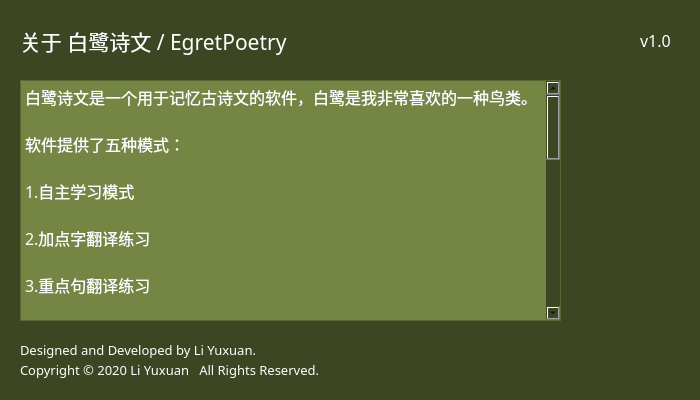
<?xml version="1.0" encoding="UTF-8"?>
<ui version="4.0">
 <class>About</class>
 <widget class="QDialog" name="About">
  <property name="geometry">
   <rect>
    <x>0</x>
    <y>0</y>
    <width>700</width>
    <height>400</height>
   </rect>
  </property>
  <property name="minimumSize">
   <size>
    <width>700</width>
    <height>400</height>
   </size>
  </property>
  <property name="maximumSize">
   <size>
    <width>700</width>
    <height>400</height>
   </size>
  </property>
  <property name="windowTitle">
   <string>关于</string>
  </property>
  <property name="styleSheet">
   <string notr="true">background-color: rgb(60, 70, 35);</string>
  </property>
  <widget class="QLabel" name="labelVersion">
   <property name="geometry">
    <rect>
     <x>640</x>
     <y>25</y>
     <width>41</width>
     <height>31</height>
    </rect>
   </property>
   <property name="font">
    <font>
     <family>等线</family>
     <pointsize>12</pointsize>
    </font>
   </property>
   <property name="styleSheet">
    <string notr="true">color: rgb(255, 255, 255);</string>
   </property>
   <property name="text">
    <string>v1.0</string>
   </property>
  </widget>
  <widget class="QPlainTextEdit" name="plainTextEdit">
   <property name="geometry">
    <rect>
     <x>20</x>
     <y>80</y>
     <width>541</width>
     <height>241</height>
    </rect>
   </property>
   <property name="font">
    <font>
     <family>等线</family>
     <pointsize>12</pointsize>
    </font>
   </property>
   <property name="styleSheet">
    <string notr="true">background-color: rgb(117, 133, 67);
color: rgb(255, 255, 255);</string>
   </property>
   <property name="readOnly">
    <bool>true</bool>
   </property>
   <property name="plainText">
    <string>白鹭诗文是一个用于记忆古诗文的软件，白鹭是我非常喜欢的一种鸟类。

软件提供了五种模式：

1.自主学习模式

2.加点字翻译练习

3.重点句翻译练习

4.单句默写练习 [开发中]

5.全文默写练习

软件可以通过数据写入功能创建诗文库，通过便捷的交互逻辑，能够十分方便的将一篇古诗文分拆为多个部分，原文，译文，加点字，以及这些部分的关系，使其变为计算机可以处理的数据保存在诗文库中。

软件的自主学习模式充分利用了诗文库中的电子化数据，可以按照各种方式呈现古诗文，并辅助以朗读功能，最大程度的做到便于记忆，无需再担心找不到加点字在文中的什么地方，无需浪费时间搜索查找字词的读音，因为一切都按照最为方便的形式展现。

软件的其他模式充分考虑了各种各样的需求，无论是需要练习全文默写，还是需要测试加点字翻译，白鹭诗文都可以满足。

该项目在Github上开源：https://github.com/liyuxuan2003/EgretPoetry

------------------------

我的个人网站：     http://lyx.xnwy.org

我的Github主页： https://github.com/liyuxuan2003
</string>
   </property>
   <property name="textInteractionFlags">
    <set>Qt::TextSelectableByMouse</set>
   </property>
  </widget>
  <widget class="QLabel" name="labelExtraInfo2">
   <property name="geometry">
    <rect>
     <x>20</x>
     <y>360</y>
     <width>401</width>
     <height>20</height>
    </rect>
   </property>
   <property name="font">
    <font>
     <family>等线</family>
     <pointsize>10</pointsize>
    </font>
   </property>
   <property name="styleSheet">
    <string notr="true">color: rgb(255, 255, 255);</string>
   </property>
   <property name="text">
    <string>Copyright © 2020 Li Yuxuan   All Rights Reserved.</string>
   </property>
  </widget>
  <widget class="QLabel" name="label">
   <property name="geometry">
    <rect>
     <x>20</x>
     <y>15</y>
     <width>331</width>
     <height>51</height>
    </rect>
   </property>
   <property name="font">
    <font>
     <family>等线</family>
     <pointsize>16</pointsize>
    </font>
   </property>
   <property name="styleSheet">
    <string notr="true">color: rgb(255, 255, 255);</string>
   </property>
   <property name="text">
    <string>关于 白鹭诗文 / EgretPoetry</string>
   </property>
  </widget>
  <widget class="QLabel" name="labelProjectIcon">
   <property name="geometry">
    <rect>
     <x>590</x>
     <y>297</y>
     <width>81</width>
     <height>81</height>
    </rect>
   </property>
   <property name="font">
    <font>
     <family>等线</family>
     <pointsize>10</pointsize>
    </font>
   </property>
   <property name="styleSheet">
    <string notr="true">image: url(:/PNG/Icon/EgretPoetryB.png);</string>
   </property>
   <property name="text">
    <string/>
   </property>
  </widget>
  <widget class="QLabel" name="labelExtraInfo1">
   <property name="geometry">
    <rect>
     <x>20</x>
     <y>340</y>
     <width>401</width>
     <height>20</height>
    </rect>
   </property>
   <property name="font">
    <font>
     <family>等线</family>
     <pointsize>10</pointsize>
    </font>
   </property>
   <property name="styleSheet">
    <string notr="true">color: rgb(255, 255, 255);</string>
   </property>
   <property name="text">
    <string>Designed and Developed by Li Yuxuan.</string>
   </property>
  </widget>
 </widget>
 <resources/>
 <connections/>
</ui>
